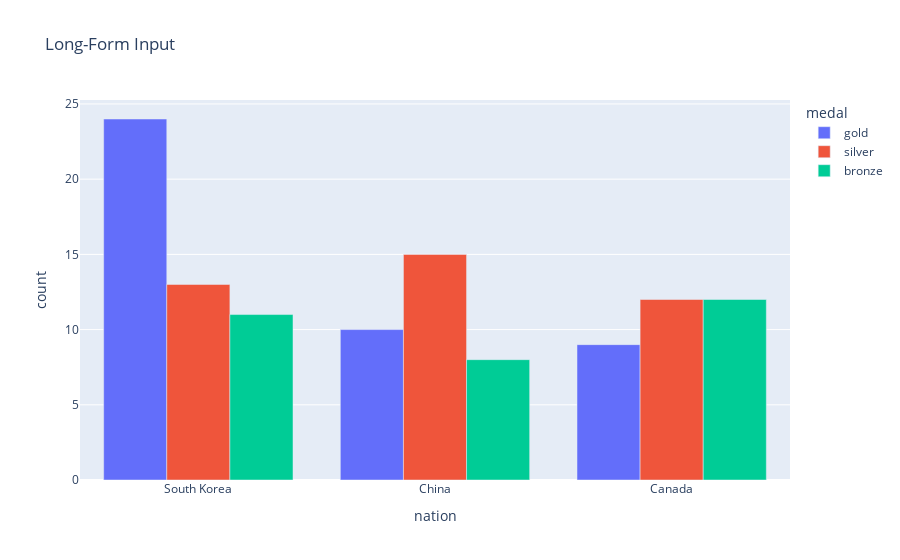

The notebook cell saved with this chart:
### Code cell
fig = px.bar(long_df, x = 'nation', y = 'count',
             color = 'medal',
             barmode='group',
             title = 'Long-Form Input')  # 제목 넣기
fig.show()

### Figure 1 — Plotly figure (JSON) as saved in the notebook; plotly's stock layout.template omitted (floating-point values rounded to 4 significant figures)
{"data": [{"alignmentgroup": "True", "hovertemplate": "medal=gold<br>nation=%{x}<br>count=%{y}<extra></extra>", "legendgroup": "gold", "marker": {"color": "#636efa", "pattern": {"shape": ""}}, "name": "gold", "offsetgroup": "gold", "orientation": "v", "showlegend": true, "textposition": "auto", "type": "bar", "x": ["South Korea", "China", "Canada"], "xaxis": "x", "y": [24, 10, 9], "yaxis": "y"}, {"alignmentgroup": "True", "hovertemplate": "medal=silver<br>nation=%{x}<br>count=%{y}<extra></extra>", "legendgroup": "silver", "marker": {"color": "#EF553B", "pattern": {"shape": ""}}, "name": "silver", "offsetgroup": "silver", "orientation": "v", "showlegend": true, "textposition": "auto", "type": "bar", "x": ["South Korea", "China", "Canada"], "xaxis": "x", "y": [13, 15, 12], "yaxis": "y"}, {"alignmentgroup": "True", "hovertemplate": "medal=bronze<br>nation=%{x}<br>count=%{y}<extra></extra>", "legendgroup": "bronze", "marker": {"color": "#00cc96", "pattern": {"shape": ""}}, "name": "bronze", "offsetgroup": "bronze", "orientation": "v", "showlegend": true, "textposition": "auto", "type": "bar", "x": ["South Korea", "China", "Canada"], "xaxis": "x", "y": [11, 8, 12], "yaxis": "y"}], "layout": {"autosize": true, "barmode": "group", "legend": {"title": {"text": "medal"}, "tracegroupgap": 0}, "title": {"text": "Long-Form Input"}, "xaxis": {"anchor": "y", "autorange": true, "domain": [0, 1], "range": [-0.5, 2.5], "title": {"text": "nation"}, "type": "category"}, "yaxis": {"anchor": "x", "autorange": true, "domain": [0, 1], "range": [0, 25.26], "title": {"text": "count"}, "type": "linear"}}}
